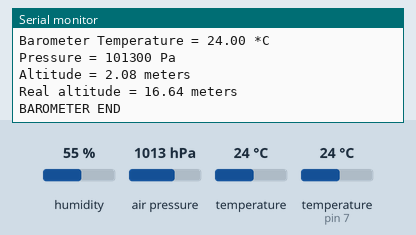
Bench run of a sketch on a simulated Arduino Uno, built with avr-gcc and run on an emulated ATmega328P. Parts: the last lines printed to the serial monitor. The inputs (shaded band) are chosen by the test bench; at power-on: air pressure 1013 hPa, humidity 55 %, temperature 24 °C, temperature (sensor on pin 7) 24 °C.

Above: at 1.2 s.
1.3 s: air pressure set to 952 hPa
At 2.7 s:
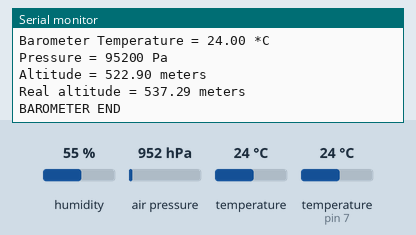
8.8 s: humidity set to 22 %
10.3 s: temperature (sensor 0) set to 12 °C
11.8 s: temperature (sensor on pin 7) set to 12 °C
13.3 s: humidity set to 40 %
14.8 s: air pressure set to 975 hPa
At 17.0 s:
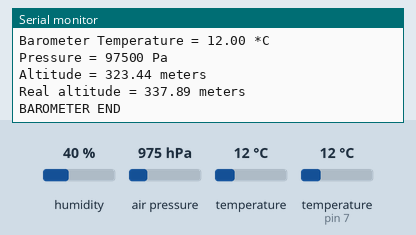
Timing chart, 0 to 17.3 s (numbered marks = the images above; inputs shaded):
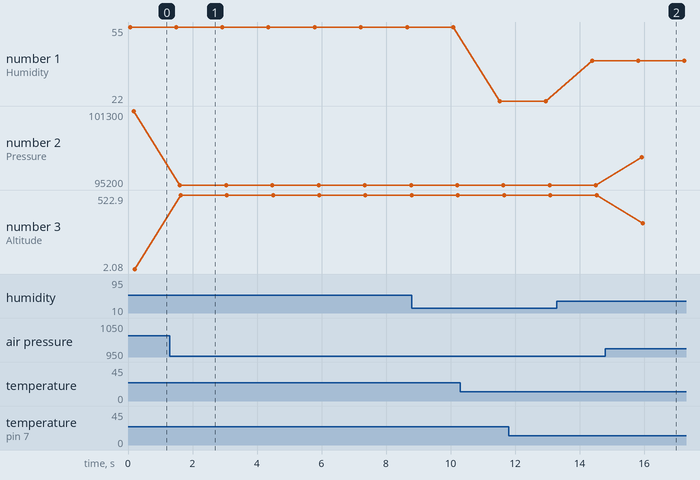

The sketch:

weather_nov14.ino
```cpp
// From http://cs.smith.edu/dftwiki/index.php/Tutorial:_Arduino_and_XBee_Communication

/*
  Xbee1
  D. Thiebaut

  Makes Arduino send 1 character via XBee wireless to another XBee connected
  to a computer via a USB cable.

  The circuit:
  * RX is digital pin 2 (connect to TX of XBee)
  * TX is digital pin 3 (connect to RX of XBee)

  Based on a sketch created back in the mists of time by Tom Igoe
  itself based on Mikal Hart's example

*/

#include <SoftwareSerial.h>
#include "DHT.h"
#include <Wire.h>
#include <Adafruit_BMP085.h>

#define DHTPIN 7     // what pin we're connected to
#define DHTTYPE DHT22   // DHT 22  (AM2302)

SoftwareSerial xbee(2, 3); // RX, TX
int  pingPong = 1;

//instance of thermometer
DHT dht(DHTPIN, DHTTYPE);

// instance of barometer
Adafruit_BMP085 bmp;

void setup()  {
   //Serial.begin(57600);
   Serial.begin(9600);
   if (!bmp.begin()) {
     Serial.println("Could not find a valid BMP085 sensor, check wiring!");
     while (1) {}
   }
   Serial.println( "Arduino started sending DHT22 via XBee" );
   //turn on DHT
     dht.begin();

   // set the data rate for the SoftwareSerial port
   //xbee.begin( 19200 );
   xbee.begin( 9600 );
}

void loop()  {
  // Reading temperature or humidity takes about 250 milliseconds!
  // Sensor readings may also be up to 2 seconds 'old' (its a very slow sensor)
  float h = dht.readHumidity();
  float t = dht.readTemperature();

    // check if returns are valid, if they are NaN (not a number) then something went wrong!
  if (isnan(t) || isnan(h)) {
    Serial.println("Failed to read from DHT");
    } else {
      Serial.println("THERMOMETER START");
      Serial.println();
      Serial.print("Humidity: ");
      Serial.print(h);
      Serial.print(" %\t");
      Serial.print("Temperature: ");
      Serial.print(t);
      Serial.println(" *C");
      Serial.println();
      Serial.println("THERMOMETER END");
      Serial.println();
    }

    // code for barometer
    Serial.println("BAROMETER START");
    Serial.println();
    Serial.print("Barometer Temperature = ");
    Serial.print(bmp.readTemperature());
    Serial.println(" *C");

    Serial.print("Pressure = ");
    Serial.print(bmp.readPressure());
    Serial.println(" Pa");

    // Calculate altitude assuming 'standard' barometric
    // pressure of 1013.25 millibar = 101325 Pascal
    Serial.print("Altitude = ");
    Serial.print(bmp.readAltitude());
    Serial.println(" meters");

  // you can get a more precise measurement of altitude
  // if you know the current sea level pressure which will
  // vary with weather and such. If it is 1015 millibars
  // that is equal to 101500 Pascals.
    Serial.print("Real altitude = ");
    Serial.print(bmp.readAltitude(101500));
    Serial.println(" meters");
    Serial.println();
    Serial.println("BAROMETER END");
    Serial.println();

        // check if returns are valid, if they are NaN (not a number) then something went wrong!
  if (isnan(t) || isnan(h)) {
    xbee.println("Failed to read from DHT");
    } else {
      xbee.println("THERMOMETER START");
      xbee.println();
      xbee.print("Humidity: ");
      xbee.print(h);
      xbee.print(" %\t");
      xbee.print("Temperature: ");
      xbee.print(t);
      xbee.println(" *C");
      xbee.println();
      xbee.println("THERMOMETER END");
      xbee.println();
    }

    // code for barometer
    xbee.println("BAROMETER START");
    xbee.println();
    xbee.print("Barometer Temperature = ");
    xbee.print(bmp.readTemperature());
    xbee.println(" *C");

    xbee.print("Pressure = ");
    xbee.print(bmp.readPressure());
    xbee.println(" Pa");

    // Calculate altitude assuming 'standard' barometric
    // pressure of 1013.25 millibar = 101325 Pascal
    xbee.print("Altitude = ");
    xbee.print(bmp.readAltitude());
    xbee.println(" meters");

  // you can get a more precise measurement of altitude
  // if you know the current sea level pressure which will
  // vary with weather and such. If it is 1015 millibars
  // that is equal to 101500 Pascals.
    xbee.print("Real altitude = ");
    xbee.print(bmp.readAltitude(101500));
    xbee.println(" meters");
    xbee.println();
    xbee.println("BAROMETER END");
    xbee.println();

  // send character via XBee to other XBee connected to Mac
  // via USB cable
  // xbee.print( c );

  //--- display the character just sent on console ---
  // Serial.println( c );

  //--- get the next letter in the alphabet, and reset to ---
  //--- 'A' once we have reached 'Z'.
  // c = c + 1;
  // if ( c>'Z' )
  //     c = 'A';

  //--- switch LED on Arduino board every character sent---
  if ( pingPong == 0 )
    digitalWrite(12, LOW);
  else
    digitalWrite(12, HIGH);
  pingPong = 1 - pingPong;
  delay( 1000 );
}
```

Measured:
- after the input at 1.3 s, the serial monitor: prints a new line after 0.31 s (image 1)
- after the input at 14.8 s, the serial monitor: prints a new line after 1.1 s (image 2)
- plotted number 1: 22 → 40 after the input at 13.3 s
- plotted number 2: 101300 → 95200 after the input at 1.3 s, 95200 → 97500 after the input at 14.8 s
- plotted number 3: 2.08 → 522.9 after the input at 1.3 s, 522.9 → 323.44 after the input at 14.8 s
